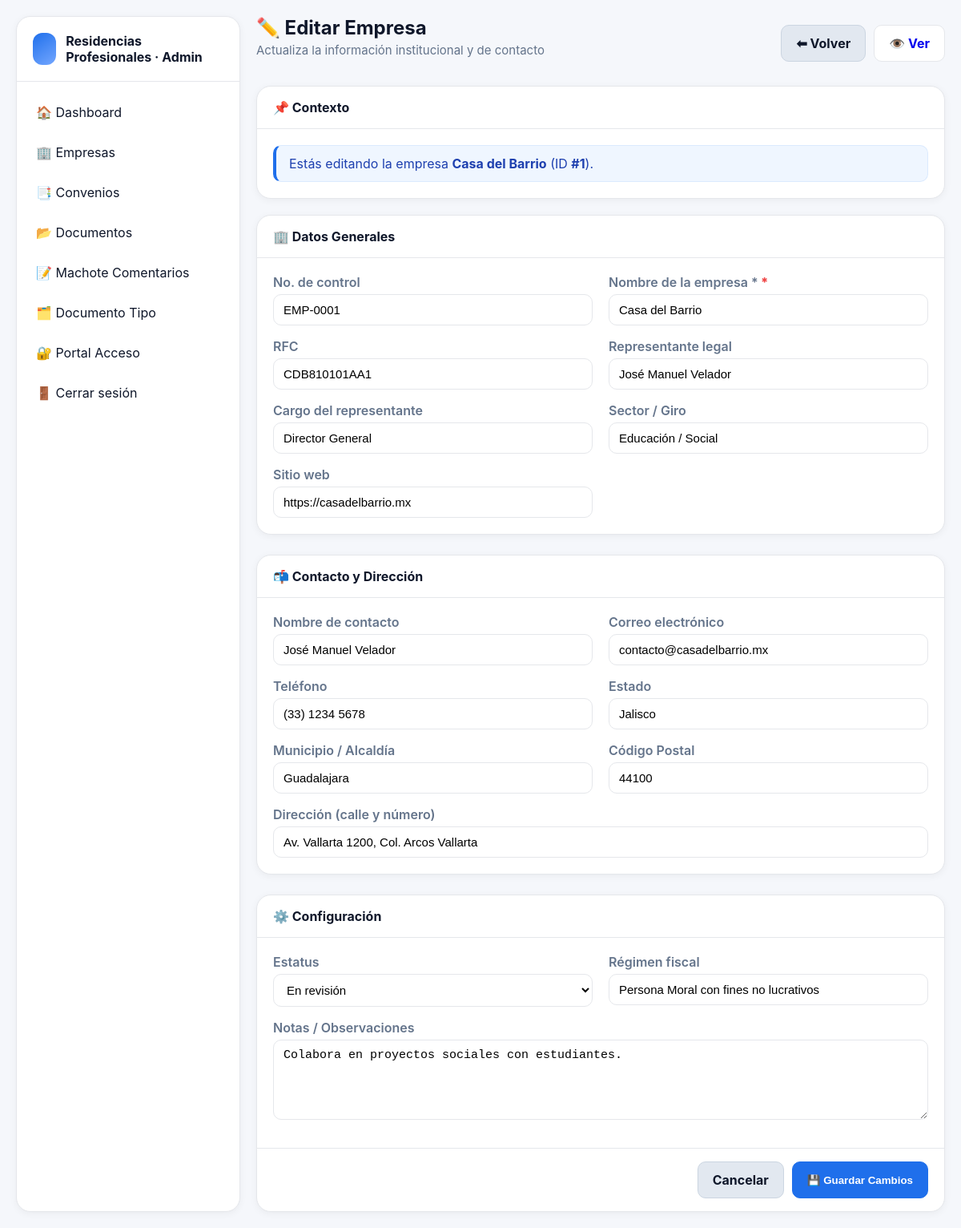
Page /recidencia/view/empresa/empresa_edit.php?id=1 on the earlier database version.
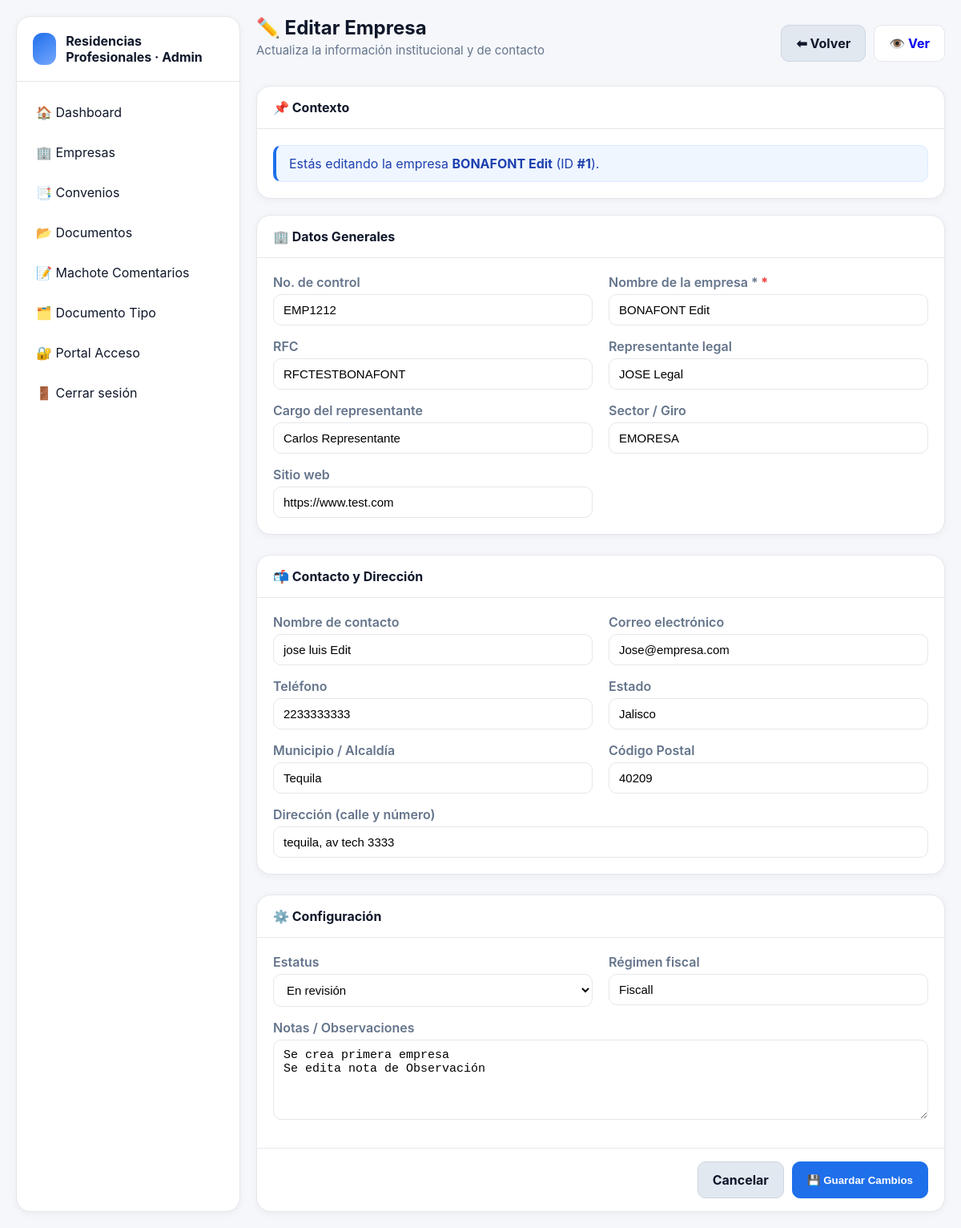
Same page on the later database version.
### tables this page shows
CREATE TABLE `rp_empresa` (
  `id` bigint(20) NOT NULL AUTO_INCREMENT,
  `numero_control` varchar(20) DEFAULT NULL,
  `nombre` varchar(191) NOT NULL,
  `rfc` varchar(20) DEFAULT NULL,
  `representante` varchar(191) DEFAULT NULL,
  `cargo_representante` varchar(191) DEFAULT NULL,
  `sector` varchar(191) DEFAULT NULL,
  `sitio_web` varchar(255) DEFAULT NULL,
  `contacto_nombre` varchar(191) DEFAULT NULL,
  `contacto_email` varchar(191) DEFAULT NULL,
  `telefono` varchar(30) DEFAULT NULL,
  `estado` varchar(100) DEFAULT NULL,
  `municipio` varchar(100) DEFAULT NULL,
  `cp` varchar(10) DEFAULT NULL,
  `direccion` varchar(255) DEFAULT NULL,
  `estatus` enum('Activa','En revisión','Inactiva','Suspendida') NOT NULL DEFAULT 'En revisión',
  `regimen_fiscal` varchar(191) DEFAULT NULL,
  `notas` text DEFAULT NULL,
  `creado_en` datetime NOT NULL DEFAULT current_timestamp(),
  `actualizado_en` datetime DEFAULT NULL ON UPDATE current_timestamp(),
  PRIMARY KEY (`id`),
  UNIQUE KEY `uk_empresa_rfc` (`rfc`),
  UNIQUE KEY `numero_control` (`numero_control`),
  KEY `idx_empresa_nombre` (`nombre`)
);

### recidencia/view/empresa/empresa_edit.php (the view, shortened to what the rows shown need)
<?php
$handlerResult = require __DIR__ . '/../../handler/empresa/empresa_edit_handler.php';
$empresaId = $handlerResult['empresaId'];
$formData = $handlerResult['formData'];
$estatusOptions = $handlerResult['estatusOptions'];
$controllerError = $handlerResult['controllerError'];
$loadError = $handlerResult['loadError'];
$empresaNombre = empresaFormValue($formData, 'nombre');
?>
<!DOCTYPE html>
<html lang="es">
<head>
  <link rel="stylesheet" href="../../assets/css/dashboard.css" />
  <link rel="stylesheet" href="../../assets/css/empresas/empresaedit.css" />
</head>
<body>
  <div class="app">
    <?php include __DIR__ . '/../../layout/sidebar.php'; ?>
    <main class="main">
      <header class="topbar">
        <div>
          <h2>✏️ Editar Empresa</h2>
        </div>
      </header>
      <?php if ($controllerError !== null || $loadError !== null) : ?>
        <section class="card">
          <header>⚠️ Aviso</header>
          <div class="content">
            <?php if ($controllerError !== null) : ?>
              <div class="alert error">
                <?php echo htmlspecialchars($controllerError, ENT_QUOTES, 'UTF-8'); ?>
              </div>
            <?php endif; ?>
            <?php if ($loadError !== null) : ?>
              <div class="alert error">
                <?php echo htmlspecialchars($loadError, ENT_QUOTES, 'UTF-8'); ?>
              </div>
            <?php endif; ?>
            <p>Utiliza el enlace anterior para volver al listado de empresas.</p>
          </div>
        </section>
      <?php else : ?>
        <section class="card">
          <header>📌 Contexto</header>
          <div class="content">
            <div class="alert info">
              Estás editando la empresa <strong><?php echo htmlspecialchars($empresaNombre, ENT_QUOTES, 'UTF-8'); ?></strong>
              (ID <strong>#<?php echo htmlspecialchars((string) $empresaId, ENT_QUOTES, 'UTF-8'); ?></strong>).
            </div>
          </div>
        </section>
        <form class="form-grid" method="post" action="">
          <section class="card">
            <header>🏢 Datos Generales</header>
            <div class="content grid">
              <div class="field">
                <label for="numero_control">No. de control</label>
                <input id="numero_control" name="numero_control" type="text" maxlength="20" placeholder="Ej: EMP-0001"
                  value="<?php echo htmlspecialchars(empresaFormValue($formData, 'numero_control'), ENT_QUOTES, 'UTF-8'); ?>" />
              </div>
              <div class="field">
                <label for="nombre" class="required">Nombre de la empresa *</label>
                <input id="nombre" name="nombre" type="text" required placeholder="Ej: Casa del Barrio"
                  value="<?php echo htmlspecialchars(empresaFormValue($formData, 'nombre'), ENT_QUOTES, 'UTF-8'); ?>" />
              </div>
              <div class="field">
                <label for="rfc">RFC</label>
                <input id="rfc" name="rfc" type="text" maxlength="20" placeholder="Ej: CDB810101AA1"
                  value="<?php echo htmlspecialchars(empresaFormValue($formData, 'rfc'), ENT_QUOTES, 'UTF-8'); ?>" />
              </div>
              <div class="field">
                <label for="representante">Representante legal</label>
                <input id="representante" name="representante" type="text" placeholder="Ej: José Manuel Velador"
                  value="<?php echo htmlspecialchars(empresaFormValue($formData, 'representante'), ENT_QUOTES, 'UTF-8'); ?>" />
              </div>
              <div class="field">
                <label for="cargo_representante">Cargo del representante</label>
                <input id="cargo_representante" name="cargo_representante" type="text" placeholder="Ej: Director General"
                  value="<?php echo htmlspecialchars(empresaFormValue($formData, 'cargo_representante'), ENT_QUOTES, 'UTF-8'); ?>" />
              </div>
              <div class="field">
                <label for="sector">Sector / Giro</label>
                <input id="sector" name="sector" type="text" placeholder="Ej: Educación / Social"
                  value="<?php echo htmlspecialchars(empresaFormValue($formData, 'sector'), ENT_QUOTES, 'UTF-8'); ?>" />
              </div>
              <div class="field">
                <label for="sitio_web">Sitio web</label>
                <input id="sitio_web" name="sitio_web" type="url" placeholder="https://www.empresa.mx"
                  value="<?php echo htmlspecialchars(empresaFormValue($formData, 'sitio_web'), ENT_QUOTES, 'UTF-8'); ?>" />
              </div>
            </div>
          </section>
          <section class="card">
            <header>📬 Contacto y Dirección</header>
            <div class="content grid">
              <div class="field">
                <label for="contacto_nombre">Nombre de contacto</label>
                <input id="contacto_nombre" name="contacto_nombre" type="text" placeholder="Ej: Responsable RH"
                  value="<?php echo htmlspecialchars(empresaFormValue($formData, 'contacto_nombre'), ENT_QUOTES, 'UTF-8'); ?>" />
              </div>
              <div class="field">
                <label for="contacto_email">Correo electrónico</label>
                <input id="contacto_email" name="contacto_email" type="email" placeholder="contacto@empresa.mx"
                  value="<?php echo htmlspecialchars(empresaFormValue($formData, 'contacto_email'), ENT_QUOTES, 'UTF-8'); ?>" />
              </div>
              <div class="field">
                <label for="telefono">Teléfono</label>
                <input id="telefono" name="telefono" type="tel" placeholder="(33) 1234 5678"
                  value="<?php echo htmlspecialchars(empresaFormValue($formData, 'telefono'), ENT_QUOTES, 'UTF-8'); ?>" />
              </div>
              <div class="field">
                <label for="estado">Estado</label>
                <input id="estado" name="estado" type="text" placeholder="Ej: Jalisco"
                  value="<?php echo htmlspecialchars(empresaFormValue($formData, 'estado'), ENT_QUOTES, 'UTF-8'); ?>" />
              </div>
              <div class="field">
                <label for="municipio">Municipio / Alcaldía</label>
                <input id="municipio" name="municipio" type="text" placeholder="Ej: Guadalajara"
                  value="<?php echo htmlspecialchars(empresaFormValue($formData, 'municipio'), ENT_QUOTES, 'UTF-8'); ?>" />
              </div>
              <div class="field">
                <label for="cp">Código Postal</label>
                <input id="cp" name="cp" type="text" placeholder="Ej: 44100"
                  value="<?php echo htmlspecialchars(empresaFormValue($formData, 'cp'), ENT_QUOTES, 'UTF-8'); ?>" />
              </div>
              <div class="field col-span-2">
                <label for="direccion">Dirección (calle y número)</label>
                <input id="direccion" name="direccion" type="text" placeholder="Ej: Calle Independencia 321"
                  value="<?php echo htmlspecialchars(empresaFormValue($formData, 'direccion'), ENT_QUOTES, 'UTF-8'); ?>" />
              </div>
            </div>
          </section>
          <section class="card">
            <header>⚙️ Configuración</header>
            <div class="content grid">
              <div class="field">
                <label for="estatus">Estatus</label>
                <select id="estatus" name="estatus">
                  <?php foreach ($estatusOptions as $option) : ?>
                    <option value="<?php echo htmlspecialchars($option, ENT_QUOTES, 'UTF-8'); ?>"
                      <?php echo empresaFormValue($formData, 'estatus') === $option ? 'selected' : ''; ?>>
                      <?php echo htmlspecialchars($option, ENT_QUOTES, 'UTF-8'); ?>
                    </option>
                  <?php endforeach; ?>
                </select>
              </div>
              <div class="field">
                <label for="regimen_fiscal">Régimen fiscal</label>
                <input id="regimen_fiscal" name="regimen_fiscal" type="text" placeholder="Opcional"
                  value="<?php echo htmlspecialchars(empresaFormValue($formData, 'regimen_fiscal'), ENT_QUOTES, 'UTF-8'); ?>" />
              </div>
              <div class="field col-span-2">
                <label for="notas">Notas / Observaciones</label>
                <textarea id="notas" name="notas" rows="4"
                  placeholder="Comentarios internos del área de vinculación..."><?php echo htmlspecialchars(empresaFormValue($formData, 'notas'), ENT_QUOTES, 'UTF-8'); ?></textarea>
              </div>
            </div>
            <div class="actions">
              <a href="empresa_view.php?id=<?php echo urlencode((string) $empresaId); ?>" class="btn secondary">Cancelar</a>
              <button type="submit" class="btn primary">💾 Guardar Cambios</button>
            </div>
          </section>
        </form>
      <?php endif; ?>
    </main>
  </div>
</body>
</html>

Differences in the rows shown:
changed rp_empresa "Jalisco": nombre "Casa del Barrio" → "BONAFONT Edit"; numero_control "EMP-0001" → "EMP1212"; rfc "CDB810101AA1" → "RFCTESTBONAFONT"; representante "José Manuel Velador" → "JOSE Legal"; cargo_representante "Director General" → "Carlos Representante"; sector "Educación / Social" → "EMORESA"; sitio_web "https://casadelbarrio.mx" → "https://www.test.com"; contacto_nombre "José Manuel Velador" → "jose luis Edit"; contacto_email "contacto@casadelbarrio.mx" → "Jose@empresa.com"; telefono "(33) 1234 5678" → "2233333333"; municipio "Guadalajara" → "Tequila"; cp "44100" → "40209"; direccion "Av. Vallarta 1200, Col. Arcos Vallarta" → "tequila, av tech 3333"; regimen_fiscal "Persona Moral con fines no lucrativos" → "Fiscall"; notas "Colabora en proyectos sociales con estudiantes." → "Se crea primera empresa Se edita nota de Observación"
